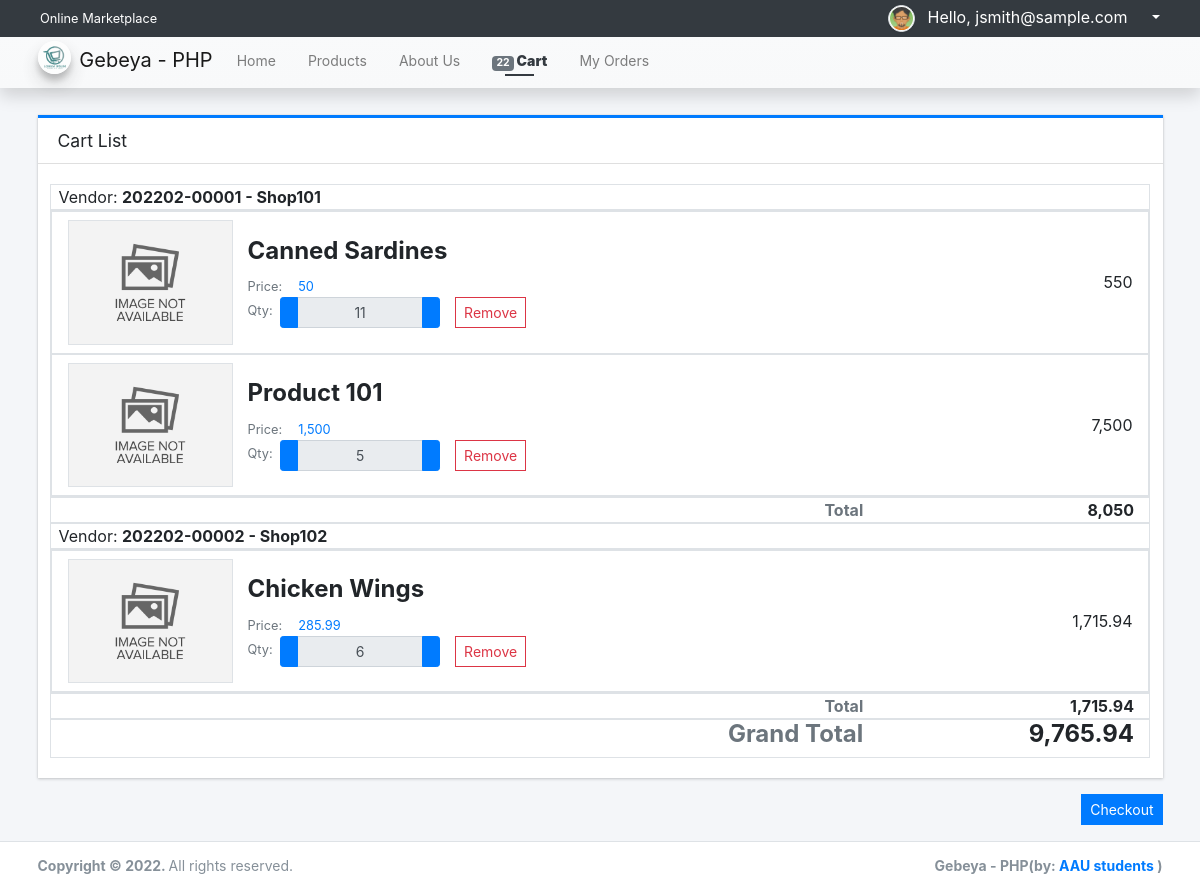
/?page=orders/cart (signed in), run on the app's committed database.
### tables this page shows
CREATE TABLE `vendor_list` (
  `id` int(30) NOT NULL,
  `code` varchar(100) NOT NULL,
  `shop_type_id` int(30) NOT NULL,
  `shop_name` text NOT NULL,
  `shop_owner` text NOT NULL,
  `contact` text NOT NULL,
  `username` text NOT NULL,
  `password` text NOT NULL,
  `avatar` text DEFAULT NULL,
  `status` tinyint(1) NOT NULL DEFAULT 1,
  `delete_flag` tinyint(1) NOT NULL DEFAULT 0,
  `date_created` datetime NOT NULL DEFAULT current_timestamp(),
  `date_updated` datetime DEFAULT NULL ON UPDATE current_timestamp()
);

CREATE TABLE `cart_list` (
  `id` int(30) NOT NULL,
  `client_id` int(30) NOT NULL,
  `product_id` int(30) NOT NULL,
  `quantity` float NOT NULL DEFAULT 0
);

CREATE TABLE `product_list` (
  `id` int(30) NOT NULL,
  `vendor_id` int(30) DEFAULT NULL,
  `category_id` int(30) DEFAULT NULL,
  `name` text NOT NULL,
  `description` text NOT NULL,
  `price` double NOT NULL DEFAULT 0,
  `image_path` text DEFAULT NULL,
  `status` tinyint(1) NOT NULL DEFAULT 1,
  `delete_flag` tinyint(1) NOT NULL DEFAULT 0,
  `date_created` datetime NOT NULL DEFAULT current_timestamp(),
  `date_updated` datetime DEFAULT NULL ON UPDATE current_timestamp()
);

### classes/DBConnection.php (called while the page is built, shortened)
<?php
class DBConnection{
    private $host = DB_SERVER;
    private $username = DB_USERNAME;
    private $password = DB_PASSWORD;
    private $database = DB_NAME;
    public $conn;
    public function __construct(){
        if (!isset($this->conn)) {
            $this->conn = new mysqli($this->host, $this->username, $this->password, $this->database);
        }
    }
}
?>

### classes/SystemSettings.php (called while the page is built, shortened)
<?php
class SystemSettings extends DBConnection{
	function userdata($field = ''){
		if(!empty($field)){
			if(isset($_SESSION['userdata'][$field]))
				return $_SESSION['userdata'][$field];
			else
				return null;
		}else{
			return false;
		}
	}
}
$_settings = new SystemSettings();
?>

### config.php (called while the page is built, shortened)
<?php
require_once('classes/DBConnection.php');
require_once('classes/SystemSettings.php');
function validate_image($file){
    $file = explode("?",$file)[0];
	if(!empty($file)){
		if(is_file(base_app.$file)){
			return base_url.$file;
		}else{
			return base_url.'dist/img/no-image-available.png';
		}
	}else{
		return base_url.'dist/img/no-image-available.png';
	}
}
function format_num($number = 0, $max_decimal = ''){
    if(is_numeric($number)){
        $ex = explode('.',$number);
        $dec = isset($ex[1]) ? strlen($ex[1]) : 0;
        if(empty($max_decimal) || (is_numeric($max_decimal) && $max_decimal >= $dec)){
            return number_format($number,$dec);
        }else{
            if(is_numeric($max_decimal))
                return number_format($number,$max_decimal);
            else
                return "Invalid Maximum Decimal";
        }
    }else{
        return "Invalid Number";
    }
}
?>

### orders/cart.php (the view, shortened to what this page needs)
<div class="content py-3">
    <div class="card card-outline card-primary rounded-0 shadow-0">
        <div class="card-header">
            <h5 class="card-title">Cart List</h5>
        </div>
        <div class="card-body">
            <div id="cart-list">
                <div class="row">
                <?php
                $gtotal = 0;
                $vendors = $conn->query("SELECT * FROM `vendor_list` where id in (SELECT vendor_id from product_list where id in (SELECT product_id FROM `cart_list` where client_id ='{$_settings->userdata('id')}')) order by `shop_name` asc");
                while($vrow=$vendors->fetch_assoc()):
                ?>
                    <div class="col-12 border">
                        <span>Vendor: <b><?= $vrow['code']. " - " . $vrow['shop_name'] ?></b></span>
                    </div>
                    <div class="col-12 border p-0">
                        <?php
                        $vtotal = 0;
                        $products = $conn->query("SELECT c.*, p.name as `name`, p.price,p.image_path FROM `cart_list` c inner join product_list p on c.product_id = p.id where c.client_id = '{$_settings->userdata('id')}' and p.vendor_id = '{$vrow['id']}' order by p.name asc");
                        while($prow = $products->fetch_assoc()):
                            $total = $prow['price'] * $prow['quantity'];
                            $gtotal += $total;
                            $vtotal += $total;
                        ?>
                        <div class="d-flex align-items-center border p-2">
                            <div class="col-2 text-center">
                                <a href="./?page=products/view_product&id=<?= $prow['product_id'] ?>"><img src="<?= validate_image($prow['image_path']) ?>" alt="" class="img-center prod-img border bg-gradient-gray"></a>
                            </div>
                            <div class="col-auto flex-shrink-1 flex-grow-1">
                                <h4><b><?= $prow['name'] ?></b></h4>
                                <div class="d-flex">
                                    <div class="col-auto px-0"><small class="text-muted">Price: </small></div>
                                    <div class="col-auto px-0 flex-shrink-1 flex-grow-1"><p class="m-0 pl-3"><small class="text-primary"><?= format_num($prow['price']) ?></small></p></div>
                                </div>
                                <div class="d-flex">
                                    <div class="col-auto px-0"><small class="text-muted">Qty: </small></div>
                                    <div class="col-auto">
                                        <div class="" style="width:10em">
                                            <div class="input-group input-group-sm">
                                                <div class="input-group-prepend"><button class="btn btn-primary min-qty" data-id="<?= $prow['id'] ?>" type="button"><i class="fa fa-minus"></i></button></div>
                                                <input type="text" value="<?= $prow['quantity'] ?>" class="form-control text-center" readonly="readonly">
                                                <div class="input-group-append"><button class="btn btn-primary plus-qty" data-id="<?= $prow['id'] ?>" type="button"><i class="fa fa-plus"></i></button></div>
                                            </div>
                                        </div>
                                    </div>
                                    <div class="col-auto flex-shrink-1 flex-grow-1">
                                        <button class="btn btn-flat btn-outline-danger btn-sm rem_item"  data-id="<?= $prow['id'] ?>"><i class="fa fa-times"></i> Remove</button>
                                    </div>
                                </div>
                            </div>
                            <div class="col-3 text-right"><?= format_num($total) ?></div>
                        </div>
                        <?php endwhile; ?>
                    </div>
                    <div class="col-12 border">
                        <div class="d-flex">
                            <div class="col-9 text-right font-weight-bold text-muted">Total</div>
                            <div class="col-3 text-right font-weight-bold"><?= format_num($vtotal) ?></div>
                        </div>
                    </div>
                <?php endwhile; ?>
                    <div class="col-12 border">
                        <div class="d-flex">
                            <div class="col-9 h4 font-weight-bold text-right text-muted">Grand Total</div>
                            <div class="col-3 h4 font-weight-bold text-right"><?= format_num($gtotal) ?></div>
                        </div>
                    </div>
                </div>
            </div>
        </div>
    </div>
    <div class="text-right">
        <a href="./?page=orders/checkout" class="btn btn-flat btn-primary btn-sm"><i class="fa fa-money-bill-wave"></i> Checkout</a>
    </div>
</div>

### orders/cart.php (style rules this page uses)
.prod-img { width:calc(100%); height:auto; max-height: 10em; object-fit:scale-down; object-position:center center }

### data on the page
vendor_list: code "202202-00001", shop_name "Shop101", vtotal "8,050"
cart_list: product.name "Canned Sardines", product.price "50", quantity "11", format_num($total) "550"
cart_list: product.name "Product 101", product.price "1,500", quantity "5", format_num($total) "7,500"
vendor_list: code "202202-00002", shop_name "Shop102", vtotal "1,715.94"
cart_list: product.name "Chicken Wings", product.price "285.99", quantity "6", format_num($total) "1,715.94"

### other printed values
$_settings->info('name') "Online Marketplace"
$_settings->userdata('email') "jsmith@sample.com"
$_settings->info('short_name') "Gebeya - PHP"
format_num($cart_count) "22"
format_num($gtotal) "9,765.94"
